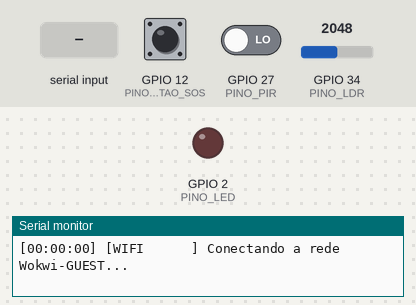
This sketch was run on a simulated ESP32. Parts: output pins drawn as LEDs (lit = HIGH), the last lines printed to the serial monitor. The inputs (shaded band) are chosen by the test bench; at power-on: GPIO 34 (PINO_LDR) = 2048, GPIO 12 (PINO_BOTAO_SOS) HIGH, GPIO 27 (PINO_PIR) LOW (analog values on the 0–4095 scale). WiFi joins after 1.5 s; servers stay silent unless stated; random numbers use the default seed unless the sketch sets one; no MQTT or app messages arrive unless stated.

Above: at 1.2 s.
1.3 s: GPIO 34 (PINO_LDR) set to 1228
3.0 s: GPIO 12 (PINO_BOTAO_SOS) pulled LOW for 0.15 s
At 3.13 s:
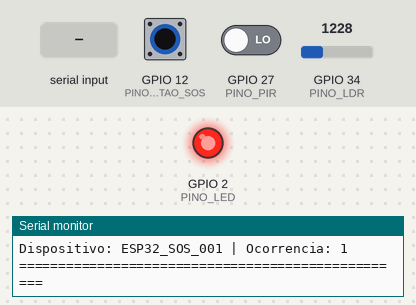
4.6 s: GPIO 27 (PINO_PIR) driven HIGH
6.5 s: "s\n" received over Serial
8.0 s: "l\n" received over Serial
9.5 s: GPIO 34 (PINO_LDR) set to 491
Timing chart, 0 to 12.5 s (numbered marks = the images above; inputs shaded):
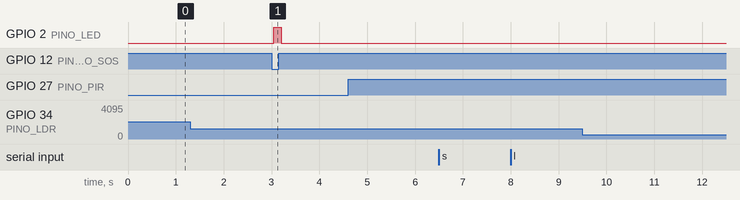

Measured:
- after the input at 3.0 s, GPIO 2 (PINO_LED): LOW → HIGH after 0.05 s, → LOW 0.15 s later

The sketch:

smart_city_security.ino
```cpp
#include <Arduino.h>
#include <WiFi.h>
#include <PubSubClient.h>
#include <esp_system.h>
#include <ctype.h>
#include <string.h>

// ============================================================
// SMART CITY SECURITY - SOS + LDR + PIR
// ESP32 DevKit-C / Wokwi
//
// Arquitetura:
// ESP32 -> MQTT Broker -> Dashboard
//                      -> Backend Java (consumidor MQTT)
//
// O ESP32 NAO chama a API HTTP e NAO armazena API Key.
// ============================================================

// 1. HARDWARE E DADOS DE DEMONSTRACAO
static const uint8_t PINO_BOTAO_SOS = 12;
static const uint8_t PINO_LDR = 34;
static const uint8_t PINO_PIR = 27;
static const uint8_t PINO_LED = 2;

// Coordenadas fixas e ficticias; nao representam GPS real.
static const double DEMO_LATITUDE = -23.550520;
static const double DEMO_LONGITUDE = -46.633308;

// 2. WI-FI
static const char* WIFI_SSID = "Wokwi-GUEST";
static const char* WIFI_PASSWORD = "";
static const uint8_t WIFI_CHANNEL = 6;

// 3. MQTT
static const char* MQTT_HOST = "broker.emqx.io";
static const uint16_t MQTT_PORT = 1883;
static const char* DEVICE_ID = "ESP32_SOS_001";
static const char* TOPIC_ROOT =
    "smartcity/security/demo-esp32-sos-74A9";

char topicStatus[128];
char topicTelemetry[128];
char topicEmergency[128];
char topicMotionStatus[128];
char topicLowLightStatus[128];
char mqttClientId[64];
char bootToken[12];

WiFiClient wifiClient;
PubSubClient mqtt(wifiClient);

// 4. TEMPOS E LIMITES
static const unsigned long TEMPO_INICIALIZACAO_MS = 2000;
static const unsigned long TEMPO_DEBOUNCE_BOTAO_MS = 50;
static const unsigned long TEMPO_AQUECIMENTO_PIR_MS = 3000;
static const unsigned long TEMPO_DEBOUNCE_PIR_MS = 100;

static const unsigned long INTERVALO_LDR_MS = 5000;
static const unsigned long INTERVALO_WIFI_MS = 10000;
static const unsigned long INTERVALO_STATUS_MS = 15000;
static const unsigned long MQTT_RETRY_INICIAL_MS = 3000;
static const unsigned long MQTT_RETRY_MAX_MS = 20000;

static const int LIMITE_PONTO_ESCURO = 20;

// 5. VARIAVEIS DE ESTADO
int ultimaLeituraBrutaBotao = HIGH;
int estadoBotaoEstavel = HIGH;
unsigned long inicioSistema = 0;
unsigned long ultimaMudancaBotao = 0;
bool botaoArmado = false;

int ultimaLeituraBrutaPIR = LOW;
int estadoPIRestavel = LOW;
unsigned long ultimaMudancaPIR = 0;
bool pirArmado = false;

unsigned long ultimaLeituraLDR = 0;
unsigned long ultimaTentativaWiFi = 0;
unsigned long proximaTentativaMQTT = 0;
unsigned long ultimoStatus = 0;
unsigned long ultimoLogWiFi = 0;

unsigned long intervaloAtualMQTT = MQTT_RETRY_INICIAL_MS;
bool wifiJaConectado = false;

uint32_t contadorSOS = 0;
uint32_t contadorMovimento = 0;
uint32_t contadorIluminacao = 0;

int ultimoValorLDR = 0;
int ultimaLuminosidade = 0;

bool ldrJaLido = false;
bool estadoPontoEscuro = false;
bool estadoPontoEscuroConhecido = false;

// 6. LOGS
void imprimirHorario() {
  unsigned long segundos = millis() / 1000UL;
  unsigned long horas = segundos / 3600UL;
  unsigned long minutos = (segundos % 3600UL) / 60UL;
  unsigned long secs = segundos % 60UL;

  Serial.printf("[%02lu:%02lu:%02lu]", horas, minutos, secs);
}

void logMensagem(const char* categoria, const char* mensagem) {
  imprimirHorario();
  Serial.printf(" [%-10s] %s\n", categoria, mensagem);
}

// 7. PUBLICACAO MQTT
bool publicarJson(const char* topic,
                  const char* payload,
                  bool retained = false) {
  if (!mqtt.connected()) {
    logMensagem("MQTT", "Sem conexao; mensagem nao publicada.");
    return false;
  }

  const bool ok = mqtt.publish(topic, payload, retained);
  if (!ok) {
    logMensagem("MQTT", "Falha ao publicar mensagem.");
  }
  return ok;
}

void publicarEstadoAtual() {
  publicarJson(topicStatus, "online", true);

  publicarJson(
      topicEmergency,
      (botaoArmado && estadoBotaoEstavel == LOW) ? "true" : "false",
      true
  );

  publicarJson(
      topicMotionStatus,
      (pirArmado && estadoPIRestavel == HIGH) ? "true" : "false",
      true
  );

  publicarJson(
      topicLowLightStatus,
      estadoPontoEscuro ? "true" : "false",
      true
  );
}

// 8. WI-FI E MQTT
void iniciarWiFi() {
  WiFi.mode(WIFI_STA);
  WiFi.setAutoReconnect(true);
  WiFi.persistent(false);
  WiFi.begin(WIFI_SSID, WIFI_PASSWORD, WIFI_CHANNEL);

  ultimaTentativaWiFi = millis();
  ultimoLogWiFi = millis();
  logMensagem("WIFI", "Conectando a rede Wokwi-GUEST...");
}

void manterWiFi() {
  const unsigned long agora = millis();

  if (WiFi.status() == WL_CONNECTED) {
    if (!wifiJaConectado) {
      wifiJaConectado = true;
      Serial.println();
      logMensagem("WIFI", "Conectado com sucesso.");
      Serial.print("[WIFI] IP: ");
      Serial.println(WiFi.localIP());

      // Ao recuperar Wi-Fi, permite nova tentativa MQTT imediata.
      proximaTentativaMQTT = agora;
    }
    return;
  }

  if (wifiJaConectado) {
    wifiJaConectado = false;
    logMensagem("WIFI", "Conexao Wi-Fi perdida.");
  }

  if (agora - ultimoLogWiFi >= 5000) {
    ultimoLogWiFi = agora;
    Serial.printf("[WIFI] Aguardando conexao. Status: %d\n",
                  (int)WiFi.status());
  }

  if (agora - ultimaTentativaWiFi >= INTERVALO_WIFI_MS) {
    ultimaTentativaWiFi = agora;
    logMensagem("WIFI", "Solicitando reconexao Wi-Fi...");
    WiFi.reconnect();
  }
}

void conectarMQTT() {
  const unsigned long agora = millis();

  if (WiFi.status() != WL_CONNECTED || mqtt.connected()) {
    return;
  }

  if (agora < proximaTentativaMQTT) {
    return;
  }

  logMensagem("MQTT", "Conectando ao broker EMQX...");

  const bool conectado = mqtt.connect(
      mqttClientId,
      topicStatus,
      0,
      true,
      "offline"
  );

  if (conectado) {
    logMensagem("MQTT", "Conectado ao broker.");
    intervaloAtualMQTT = MQTT_RETRY_INICIAL_MS;
    proximaTentativaMQTT = agora + intervaloAtualMQTT;

    publicarEstadoAtual();

    char info[180];
    snprintf(info, sizeof(info),
        "{"
          "\"type\":\"device_info\","
          "\"device_id\":\"%s\","
          "\"boot_id\":\"%s\""
        "}",
        DEVICE_ID,
        bootToken
    );
    publicarJson(topicTelemetry, info, false);
  } else {
    Serial.printf("[MQTT] Falha na conexao. Estado: %d\n",
                  mqtt.state());

    // Backoff progressivo: 3, 6, 12 e no maximo 20 segundos.
    proximaTentativaMQTT = agora + intervaloAtualMQTT;
    intervaloAtualMQTT *= 2;
    if (intervaloAtualMQTT > MQTT_RETRY_MAX_MS) {
      intervaloAtualMQTT = MQTT_RETRY_MAX_MS;
    }
  }
}

void manterConexoes() {
  manterWiFi();

  // O loop MQTT e executado frequentemente no loop principal.
  if (mqtt.connected()) {
    mqtt.loop();
  }

  if (!mqtt.connected()) {
    conectarMQTT();
  }
}

// 9. EVENTO SOS
void dispararAlertaSOS() {
  contadorSOS++;

  Serial.println();
  Serial.println("==================================================");
  logMensagem("ALERTA SOS", "EMERGENCIA DETECTADA!");
  Serial.printf("Dispositivo: %s | Ocorrencia: %lu\n",
                DEVICE_ID, (unsigned long)contadorSOS);
  Serial.println("==================================================");

  char eventId[64];
  snprintf(eventId, sizeof(eventId), "%s-S%lu",
           bootToken, (unsigned long)contadorSOS);

  char payload[400];
  snprintf(payload, sizeof(payload),
      "{"
        "\"type\":\"sos\","
        "\"event_id\":\"%s\","
        "\"device_id\":\"%s\","
        "\"counter\":%lu,"
        "\"uptime_ms\":%lu,"
        "\"latitude\":%.6f,"
        "\"longitude\":%.6f,"
        "\"emergency\":true"
      "}",
      eventId, DEVICE_ID,
      (unsigned long)contadorSOS,
      millis(), DEMO_LATITUDE, DEMO_LONGITUDE
  );

  char topicEvent[180];
  snprintf(topicEvent, sizeof(topicEvent), "%s/events/sos/%s",
           TOPIC_ROOT, eventId);

  // Evento historico sem retain; estado atual retido.
  publicarJson(topicEvent, payload, false);
  publicarJson(topicEmergency, "true", true);
}

void liberarAlertaSOS() {
  digitalWrite(PINO_LED, LOW);
  publicarJson(topicEmergency, "false", true);
  logMensagem("SOS", "Botao liberado; estado de emergencia encerrado.");
}

// 10. EVENTOS DO PIR
void registrarEventoMovimento(bool ativo) {
  contadorMovimento++;

  char eventId[64];
  snprintf(eventId, sizeof(eventId), "%s-M%lu",
           bootToken, (unsigned long)contadorMovimento);

  char payload[400];
  snprintf(payload, sizeof(payload),
      "{"
        "\"type\":\"motion_event\","
        "\"event_id\":\"%s\","
        "\"device_id\":\"%s\","
        "\"counter\":%lu,"
        "\"active\":%s,"
        "\"uptime_ms\":%lu,"
        "\"latitude\":%.6f,"
        "\"longitude\":%.6f"
      "}",
      eventId, DEVICE_ID,
      (unsigned long)contadorMovimento,
      ativo ? "true" : "false",
      millis(), DEMO_LATITUDE, DEMO_LONGITUDE
  );

  char topicEvent[180];
  snprintf(topicEvent, sizeof(topicEvent), "%s/events/motion/%s",
           TOPIC_ROOT, eventId);

  publicarJson(topicMotionStatus, ativo ? "true" : "false", true);
  publicarJson(topicEvent, payload, false);

  if (ativo) {
    logMensagem("PIR", "Movimento detectado na area monitorada.");
  } else {
    logMensagem("PIR", "Movimento encerrado; area normalizada.");
  }
}

void processarSensorPIR(unsigned long agora) {
  const int leitura = digitalRead(PINO_PIR);

  if (leitura != ultimaLeituraBrutaPIR) {
    ultimaLeituraBrutaPIR = leitura;
    ultimaMudancaPIR = agora;
  }

  if ((agora - ultimaMudancaPIR >= TEMPO_DEBOUNCE_PIR_MS) &&
      (estadoPIRestavel != ultimaLeituraBrutaPIR)) {
    estadoPIRestavel = ultimaLeituraBrutaPIR;

    if (pirArmado) {
      registrarEventoMovimento(estadoPIRestavel == HIGH);
    }
  }

  if (!pirArmado &&
      (agora - inicioSistema >= TEMPO_AQUECIMENTO_PIR_MS) &&
      estadoPIRestavel == LOW &&
      ultimaLeituraBrutaPIR == LOW &&
      (agora - ultimaMudancaPIR >= TEMPO_DEBOUNCE_PIR_MS)) {
    pirArmado = true;
    logMensagem("PIR", "Sensor de movimento aquecido e armado.");
    publicarJson(topicMotionStatus, "false", true);
  }
}

// 11. EVENTOS DE ILUMINACAO
void publicarEventoIluminacao(bool ativo, int luminosidade) {
  contadorIluminacao++;

  char eventId[64];
  snprintf(eventId, sizeof(eventId), "%s-L%lu",
           bootToken, (unsigned long)contadorIluminacao);

  char payload[400];
  snprintf(payload, sizeof(payload),
      "{"
        "\"type\":\"lighting_event\","
        "\"event_id\":\"%s\","
        "\"device_id\":\"%s\","
        "\"counter\":%lu,"
        "\"active\":%s,"
        "\"luminosidade_pct\":%d,"
        "\"uptime_ms\":%lu,"
        "\"latitude\":%.6f,"
        "\"longitude\":%.6f"
      "}",
      eventId, DEVICE_ID,
      (unsigned long)contadorIluminacao,
      ativo ? "true" : "false",
      luminosidade, millis(),
      DEMO_LATITUDE, DEMO_LONGITUDE
  );

  char topicEvent[180];
  snprintf(topicEvent, sizeof(topicEvent), "%s/events/lighting/%s",
           TOPIC_ROOT, eventId);

  publicarJson(topicEvent, payload, false);
}

void enviarDadosIluminacao() {
  const int valorLDR = analogRead(PINO_LDR);

  int luminosidade = map(valorLDR, 0, 4095, 0, 100);
  luminosidade = constrain(luminosidade, 0, 100);

  const bool pontoEscuro = luminosidade < LIMITE_PONTO_ESCURO;

  ultimoValorLDR = valorLDR;
  ultimaLuminosidade = luminosidade;
  ldrJaLido = true;

  const bool primeiraLeitura = !estadoPontoEscuroConhecido;
  const bool mudouEstado =
      primeiraLeitura || (pontoEscuro != estadoPontoEscuro);

  if (mudouEstado) {
    estadoPontoEscuro = pontoEscuro;
    estadoPontoEscuroConhecido = true;

    publicarJson(topicLowLightStatus, pontoEscuro ? "true" : "false", true);

    if (pontoEscuro) {
      logMensagem("ALERTA LDR", "PONTO COM BAIXA LUMINOSIDADE!");
      publicarEventoIluminacao(true, luminosidade);
    } else if (!primeiraLeitura) {
      logMensagem("LDR", "Luminosidade normalizada.");
      publicarEventoIluminacao(false, luminosidade);
    }
  }

  const char* diagnostico = "ILUMINACAO_OK";
  if (luminosidade < LIMITE_PONTO_ESCURO) {
    diagnostico = "PONTO_ESCURO";
  } else if (luminosidade < 50) {
    diagnostico = "BAIXA_LUMINOSIDADE";
  }

  Serial.println();
  Serial.println("---------------- TELEMETRIA LDR ----------------");
  imprimirHorario();
  Serial.printf(" [LDR] ADC=%d | Luminosidade=%d%% | Diagnostico=%s\n",
                valorLDR, luminosidade, diagnostico);

  char payload[400];
  snprintf(payload, sizeof(payload),
      "{"
        "\"type\":\"telemetry\","
        "\"device_id\":\"%s\","
        "\"uptime_ms\":%lu,"
        "\"adc\":%d,"
        "\"luminosidade_pct\":%d,"
        "\"dark\":%s,"
        "\"motion\":%s,"
        "\"diagnostico\":\"%s\","
        "\"latitude\":%.6f,"
        "\"longitude\":%.6f"
      "}",
      DEVICE_ID, millis(), valorLDR, luminosidade,
      pontoEscuro ? "true" : "false",
      (pirArmado && estadoPIRestavel == HIGH) ? "true" : "false",
      diagnostico, DEMO_LATITUDE, DEMO_LONGITUDE
  );

  if (publicarJson(topicTelemetry, payload, false)) {
    logMensagem("MQTT", "Telemetria LDR/PIR publicada.");
  }
}

// 12. MONITOR SERIAL
void imprimirAjuda() {
  Serial.println();
  Serial.println("============== COMANDOS DISPONIVEIS ==============");
  Serial.println("h ou ? - Exibir esta ajuda");
  Serial.println("s     - Consultar status do sistema");
  Serial.println("l     - Forcar leitura do LDR");
  Serial.println("p     - Consultar estado do sensor PIR");
  Serial.println("==================================================");
}

void imprimirStatus() {
  Serial.println();
  Serial.println("================ STATUS DO SISTEMA ================");
  Serial.printf("Wi-Fi: %s\n",
      WiFi.status() == WL_CONNECTED ? "CONECTADO" : "DESCONECTADO");
  if (WiFi.status() == WL_CONNECTED) {
    Serial.print("IP: ");
    Serial.println(WiFi.localIP());
  }
  Serial.printf("MQTT: %s\n", mqtt.connected() ? "CONECTADO" : "DESCONECTADO");
  Serial.printf("MQTT state: %d\n", mqtt.state());
  Serial.printf("Broker: %s:%u\n", MQTT_HOST, MQTT_PORT);
  Serial.printf("Botao SOS: %s\n",
      digitalRead(PINO_BOTAO_SOS) == LOW ? "PRESSIONADO" : "LIBERADO");
  Serial.printf("Protecao SOS: %s\n", botaoArmado ? "ARMADA" : "INICIALIZANDO");
  Serial.printf("PIR: %s | %s\n",
      pirArmado ? "ARMADO" : "AQUECENDO",
      digitalRead(PINO_PIR) == HIGH ? "MOVIMENTO" : "SEM MOVIMENTO");
  Serial.printf("LED: %s\n", digitalRead(PINO_LED) ? "ACESO" : "APAGADO");
  Serial.printf("Alertas SOS: %lu | Transicoes PIR: %lu\n",
      (unsigned long)contadorSOS, (unsigned long)contadorMovimento);

  if (ldrJaLido) {
    Serial.printf("LDR ADC: %d | Luminosidade: %d%% | Ponto escuro: %s\n",
        ultimoValorLDR, ultimaLuminosidade,
        estadoPontoEscuro ? "SIM" : "NAO");
  } else {
    Serial.println("LDR: aguardando primeira leitura.");
  }
  Serial.println("==================================================");
}

void processarComandosSerial() {
  while (Serial.available() > 0) {
    const char comando = (char)tolower((unsigned char)Serial.read());

    if (comando == '\n' || comando == '\r') continue;

    switch (comando) {
      case 'h':
      case '?':
        imprimirAjuda();
        break;
      case 's':
        imprimirStatus();
        break;
      case 'l':
        logMensagem("COMANDO", "Leitura manual do LDR solicitada.");
        enviarDadosIluminacao();
        ultimaLeituraLDR = millis();
        break;
      case 'p':
        Serial.printf("[PIR] %s | Estado: %s\n",
            pirArmado ? "ARMADO" : "AQUECENDO",
            digitalRead(PINO_PIR) == HIGH
                ? "MOVIMENTO DETECTADO" : "SEM MOVIMENTO");
        break;
      default:
        logMensagem("AVISO", "Comando desconhecido. Digite h para ajuda.");
        break;
    }
  }
}

// 13. SETUP
void setup() {
  Serial.begin(115200);

  pinMode(PINO_BOTAO_SOS, INPUT_PULLUP);
  pinMode(PINO_LED, OUTPUT);
  pinMode(PINO_LDR, INPUT);
  pinMode(PINO_PIR, INPUT);

  analogReadResolution(12);
  digitalWrite(PINO_LED, LOW);

  snprintf(topicStatus, sizeof(topicStatus), "%s/status", TOPIC_ROOT);
  snprintf(topicTelemetry, sizeof(topicTelemetry), "%s/telemetry", TOPIC_ROOT);
  snprintf(topicEmergency, sizeof(topicEmergency),
           "%s/current/emergency", TOPIC_ROOT);
  snprintf(topicMotionStatus, sizeof(topicMotionStatus),
           "%s/current/motion", TOPIC_ROOT);
  snprintf(topicLowLightStatus, sizeof(topicLowLightStatus),
           "%s/current/low_light", TOPIC_ROOT);

  snprintf(bootToken, sizeof(bootToken), "%08lX",
           (unsigned long)esp_random());

  // Client ID exclusivo por inicializacao para evitar disputa
  // caso uma sessao anterior ainda esteja ativa no broker.
  snprintf(mqttClientId, sizeof(mqttClientId),
           "ESP32SOS-%08lX-%s",
           (unsigned long)(uint32_t)ESP.getEfuseMac(),
           bootToken);

  mqtt.setServer(MQTT_HOST, MQTT_PORT);
  mqtt.setKeepAlive(30);
  // Aumentado de 1 para 3 segundos para tolerar latencia do broker.
  mqtt.setSocketTimeout(3);
  mqtt.setBufferSize(768);

  inicioSistema = millis();

  ultimaLeituraBrutaBotao = digitalRead(PINO_BOTAO_SOS);
  estadoBotaoEstavel = ultimaLeituraBrutaBotao;
  ultimaMudancaBotao = millis();

  ultimaLeituraBrutaPIR = digitalRead(PINO_PIR);
  estadoPIRestavel = ultimaLeituraBrutaPIR;
  ultimaMudancaPIR = millis();

  ultimaLeituraLDR = millis();
  proximaTentativaMQTT = millis();
  ultimoStatus = millis();

  Serial.println();
  Serial.println("==================================================");
  Serial.println("       SMART CITY SECURITY - ESP32");
  Serial.println("       SOS + LDR + PIR + MQTT");
  Serial.println("==================================================");

  logMensagem("BOOT", "Botao GPIO12 | LDR GPIO34 | PIR GPIO27 | LED GPIO2");
  logMensagem("BOOT", "Protecao SOS: 2 segundos; aquecimento PIR: 3 segundos.");
  logMensagem("MQTT", "ESP32 publica eventos; dashboard e backend consomem MQTT.");
  Serial.println("ATENCAO: broker publico e coordenadas ficticias.");

  imprimirAjuda();
  iniciarWiFi();
}

// 14. LOOP PRINCIPAL
void loop() {
  const unsigned long agora = millis();

  // Mantem a sessao MQTT viva com chamadas frequentes.
  // Se desconectar, a rotina agenda a reconexao com backoff.
  manterConexoes();

  processarComandosSerial();

  // Botao SOS com debounce.
  const int leituraBotao = digitalRead(PINO_BOTAO_SOS);

  if (leituraBotao != ultimaLeituraBrutaBotao) {
    ultimaLeituraBrutaBotao = leituraBotao;
    ultimaMudancaBotao = agora;
  }

  if ((agora - ultimaMudancaBotao >= TEMPO_DEBOUNCE_BOTAO_MS) &&
      (estadoBotaoEstavel != ultimaLeituraBrutaBotao)) {
    estadoBotaoEstavel = ultimaLeituraBrutaBotao;

    if (botaoArmado) {
      if (estadoBotaoEstavel == LOW) {
        digitalWrite(PINO_LED, HIGH);
        dispararAlertaSOS();
      } else {
        liberarAlertaSOS();
      }
    }
  }

  // Arma o botao apos a inicializacao.
  if (!botaoArmado) {
    const bool tempoConcluido =
        (agora - inicioSistema >= TEMPO_INICIALIZACAO_MS);
    const bool botaoLiberado =
        (estadoBotaoEstavel == HIGH && ultimaLeituraBrutaBotao == HIGH);
    const bool sinalEstavel =
        (agora - ultimaMudancaBotao >= TEMPO_DEBOUNCE_BOTAO_MS);

    if (tempoConcluido && botaoLiberado && sinalEstavel) {
      botaoArmado = true;
      logMensagem("BOOT", "Inicializacao concluida. Sistema SOS ARMADO.");
      publicarJson(topicEmergency, "false", true);
    }
  }

  processarSensorPIR(agora);

  if (agora - ultimaLeituraLDR >= INTERVALO_LDR_MS) {
    ultimaLeituraLDR = agora;
    enviarDadosIluminacao();
  }

  if (mqtt.connected() &&
      agora - ultimoStatus >= INTERVALO_STATUS_MS) {
    ultimoStatus = agora;
    publicarJson(topicStatus, "online", true);
  }

  // Pequena pausa para evitar loop excessivamente agressivo.
  delay(2);
}
```
